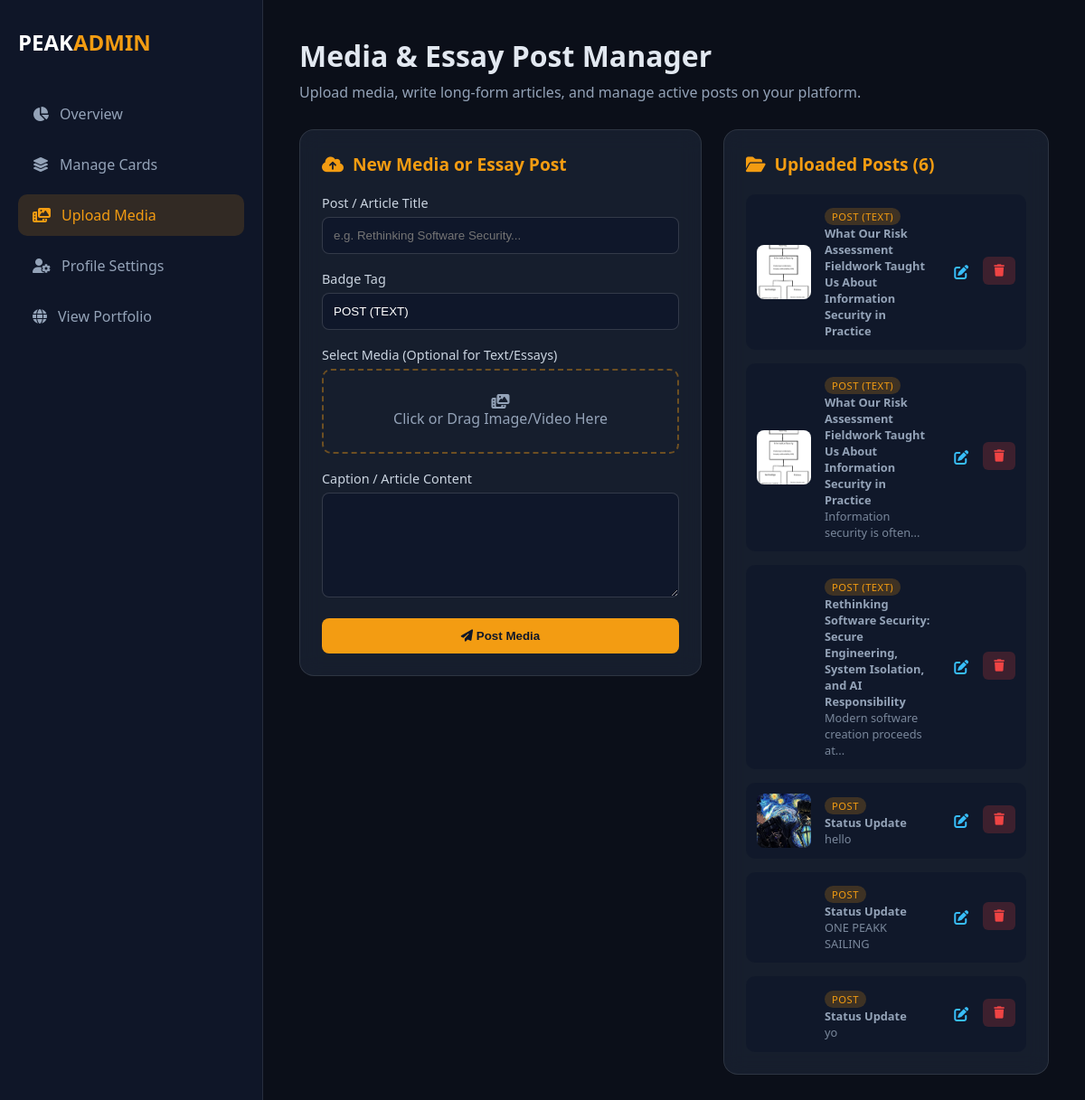
The app's page /dashboard/post (signed in), older data.
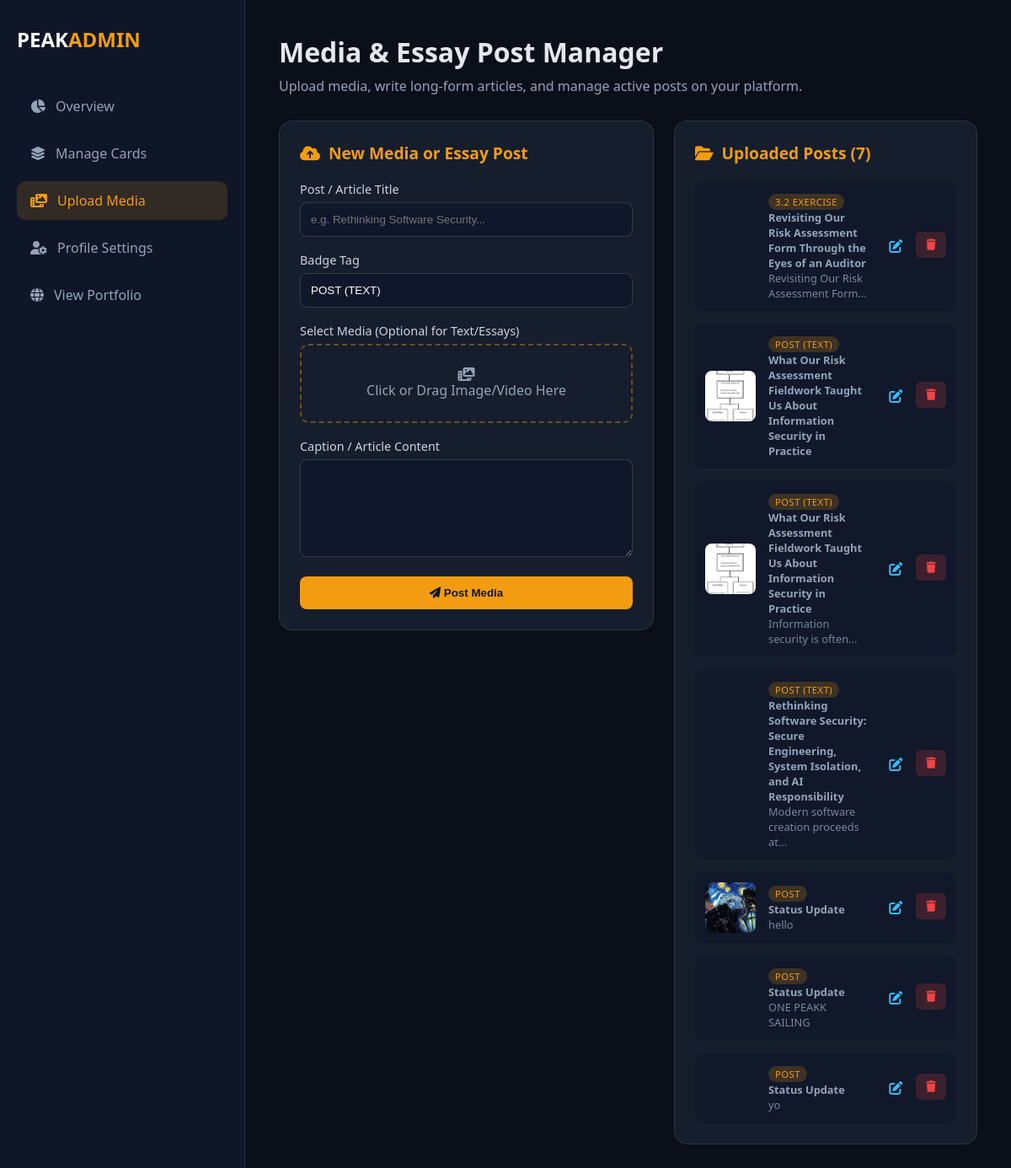
The same page, newer data.
### app.py (models this page shows)
class MediaUpload(db.Model):
    id = db.Column(db.Integer, primary_key=True)
    title = db.Column(db.String(100), nullable=True)
    caption = db.Column(db.Text, nullable=True)
    badge = db.Column(db.String(50), default="Featured")
    filename = db.Column(db.String(255), nullable=True)
    media_type = db.Column(db.String(10), nullable=True)
    created_at = db.Column(db.DateTime, default=datetime.utcnow)

### app.py (the view)
@app.route('/dashboard/post')
@login_required
def dashboard_post():
    edit_id = request.args.get('edit_id', type=int)
    edit_post = MediaUpload.query.get(edit_id) if edit_id else None
    uploads = MediaUpload.query.order_by(MediaUpload.id.desc()).all()
    return render_template('dashboard_post.html', uploads=uploads, edit_post=edit_post)

### app.py (called while the page is built)
@login_manager.user_loader
def load_user(user_id):
    return db.session.get(User, int(user_id))

### templates/dashboard_post.html (shortened to what this page needs)
<!DOCTYPE html>
<html lang="en">
<head>
    <link rel="stylesheet" href="https://cdnjs.cloudflare.com/ajax/libs/font-awesome/6.4.0/css/all.min.css">
    <link rel="stylesheet" href="{{ url_for('static', filename='css/dashboard.css') }}">
</head>
<body class="dashboard-body">
    <div class="dashboard-container">
        <aside class="dashboard-sidebar">
            <div class="brand">
                <h2>PEAK<span>ADMIN</span></h2>
            </div>
            <nav class="dash-nav">
                <a href="{{ url_for('dashboard') }}">
                    <i class="fa-solid fa-chart-pie"></i> Overview
                </a>
                <a href="{{ url_for('dashboard_cards') }}">
                    <i class="fa-solid fa-layer-group"></i> Manage Cards
                </a>
                <a href="{{ url_for('dashboard_post') }}" class="active">
                    <i class="fa-solid fa-photo-film"></i> Upload Media
                </a>
                <a href="{{ url_for('dashboard_profile_page') }}">
                    <i class="fa-solid fa-user-gear"></i> Profile Settings
                </a>
                <a href="{{ url_for('home') }}">
                    <i class="fa-solid fa-globe"></i> View Portfolio
                </a>
            </nav>
        </aside>
        <main class="dashboard-content">
            <header class="dash-header">
                <h1>Media & Essay Post Manager</h1>
                <p>Upload media, write long-form articles, and manage active posts on your platform.</p>
            </header>
            <div class="dash-grid">
                <div class="dash-card">
                    <h3>
                        <i class="fa-solid fa-cloud-arrow-up"></i>
                        {% if edit_post %}Edit Post / Essay{% else %}New Media or Essay Post{% endif %}
                    </h3>
                    <form action="{% if edit_post %}{{ url_for('update_media', upload_id=edit_post.id) }}{% else %}{{ url_for('upload_media') }}{% endif %}"
                          method="POST"
                          enctype="multipart/form-data"
                          class="dash-form">
                        <div class="form-group">
                            <label for="title">Post / Article Title</label>
                            <input type="text" id="title" name="title" class="form-control"
                                   placeholder="e.g. Rethinking Software Security..."
                                   value="{{ edit_post.title if edit_post else '' }}">
                        </div>
                        <div class="form-group">
                            <label for="badge">Badge Tag</label>
                            <input type="text" id="badge" name="badge" class="form-control"
                                   placeholder="e.g. POST (TEXT), Article, Essay"
                                   value="{{ edit_post.badge if edit_post else 'POST (TEXT)' }}">
                        </div>
                        <div class="form-group">
                            <label>Select Media (Optional for Text/Essays)</label>
                            <div class="file-upload-wrapper">
                                <div class="file-dummy">
                                    <i class="fa-solid fa-photo-film"></i>
                                    <span id="file-label">Click or Drag Image/Video Here</span>
                                </div>
                            </div>
                        </div>
                        <div class="form-group">
                            <label for="caption_editor">Caption / Article Content</label>
                            <textarea id="caption_editor" name="caption" rows="6">
                                {{ edit_post.caption if edit_post else '' }}
                            </textarea>
                        </div>
                        <div class="form-actions" style="margin-top: 15px;">
                            <button type="submit" class="btn-submit">
                                <i class="fa-solid fa-paper-plane"></i>
                                {% if edit_post %}Update Post{% else %}Post Media{% endif %}
                            </button>
                        </div>
                    </form>
                </div>
                <div class="dash-card">
                    <h3><i class="fa-solid fa-folder-open"></i> Uploaded Posts ({{ uploads|length if uploads else 0 }})</h3>
                    <div class="card-list">
                        {% if uploads %}
                            {% for item in uploads %}
                            <div class="card-item">
                                <div class="thumb-box">
                                    {% if item.filename %}
                                        {% if item.media_type == 'image' %}
                                            <img src="{{ url_for('static', filename='uploads/' + item.filename) }}" alt="Media">
                                        {% else %}
                                            <video src="{{ url_for('static', filename='uploads/' + item.filename) }}" muted></video>
                                        {% endif %}
                                    {% else %}
                                        <div style="display: flex; align-items: center; justify-content: center; height: 100%; background: #1e293b; color: #f59e0b;">
                                            <i class="fa-solid fa-file-lines" style="font-size: 1.5rem;"></i>
                                        </div>
                                    {% endif %}
                                </div>
                                <div class="card-info">
                                    <span class="badge">{{ item.badge or item.media_type|upper or 'POST' }}</span>
                                    <p><strong>{{ item.title or 'Untitled Post' }}</strong></p>
                                    <p style="font-size: 0.8rem; opacity: 0.8;">{{ item.caption|striptags|truncate(40) }}</p>
                                </div>
                                <div class="card-actions" style="display: flex; gap: 6px;">
                                    <a href="{{ url_for('dashboard_post', edit_id=item.id) }}" class="btn-edit" title="Edit Post" style="padding: 6px 10px; color: #38bdf8;">
                                        <i class="fa-solid fa-pen-to-square"></i>
                                    </a>
                                    <form action="{{ url_for('delete_media', upload_id=item.id) }}" method="POST" onsubmit="return confirm('Delete this media file?');" style="margin: 0;">
                                        <button type="submit" class="btn-delete" title="Delete Media">
                                            <i class="fa-solid fa-trash"></i>
                                        </button>
                                    </form>
                                </div>
                            </div>
                            {% endfor %}
                        {% else %}
                            <p class="empty-msg">No media uploads found. Use the form to post videos, images, or articles!</p>
                        {% endif %}
                    </div>
                </div>
            </div>
        </main>
    </div>
</body>
</html>

### static/css/dashboard.css (style rules this page uses)
body.dashboard-body { background-color: #0b0f19; color: #e2e8f0; font-family: 'Segoe UI', Tahoma, Geneva, Verdana, sans-serif; margin: 0; padding: 0; }
.dashboard-container { display: flex; min-height: 100vh; }
.dashboard-sidebar { width: 250px; background: rgba(15, 23, 42, 0.95); border-right: 1px solid rgba(255, 255, 255, 0.1); padding: 30px 20px; display: flex; flex-direction: column; }
.dashboard-sidebar .brand h2 { color: #ffffff; font-size: 1.5rem; margin: 0 0 40px 0; }
.dashboard-sidebar .brand span { color: #f39c12; }
.dash-nav a { display: flex; align-items: center; gap: 12px; color: #94a3b8; text-decoration: none; padding: 12px 16px; border-radius: 10px; margin-bottom: 10px; transition: all 0.2s ease; }
.dash-nav a:hover, .dash-nav a.active { background: rgba(243, 156, 18, 0.15); color: #f39c12; }
.dashboard-content { flex: 1; padding: 40px; overflow-y: auto; }
.dash-header { margin-bottom: 30px; }
.dash-header h1 { font-size: 2rem; margin: 0 0 8px 0; }
.dash-header p { color: #94a3b8; margin: 0; }
.dash-grid { display: grid; grid-template-columns: 1fr 1fr; gap: 30px; }
.dash-card { background: rgba(30, 41, 59, 0.6); backdrop-filter: blur(12px); border: 1px solid rgba(255, 255, 255, 0.1); border-radius: 16px; padding: 24px; }
.dash-card h3 { margin: 0 0 20px 0; font-size: 1.2rem; color: #f39c12; display: flex; align-items: center; gap: 10px; }
.dash-form .form-group { margin-bottom: 18px; }
.dash-form label { display: block; margin-bottom: 6px; font-size: 0.9rem; color: #cbd5e1; }
.dash-form input[type="text"], .dash-form textarea { width: 100%; padding: 12px; background: rgba(15, 23, 42, 0.8); border: 1px solid rgba(255, 255, 255, 0.15); border-radius: 8px; color: #ffffff; box-sizing: border-box; }
.file-upload-wrapper { position: relative; height: 90px; border: 2px dashed rgba(243, 156, 18, 0.4); border-radius: 10px; overflow: hidden; }
.file-dummy { display: flex; flex-direction: column; align-items: center; justify-content: center; height: 100%; color: #94a3b8; }
.btn-submit { width: 100%; padding: 12px; background: #f39c12; border: none; border-radius: 8px; color: #0f172a; font-weight: bold; cursor: pointer; transition: background 0.2s; }
.card-list { display: flex; flex-direction: column; gap: 15px; }
.card-item { display: flex; align-items: center; background: rgba(15, 23, 42, 0.7); padding: 12px; border-radius: 10px; gap: 15px; }
.thumb-box { width: 60px; height: 60px; border-radius: 8px; overflow: hidden; flex-shrink: 0; }
.thumb-box img { width: 100%; height: 100%; object-fit: cover; }
.card-info { flex: 1; }
.card-info .badge { font-size: 0.7rem; background: rgba(243, 156, 18, 0.2); color: #f39c12; padding: 2px 8px; border-radius: 12px; }
.card-info p { margin: 0; font-size: 0.8rem; color: #94a3b8; }
.btn-delete { background: rgba(239, 68, 68, 0.2); color: #ef4444; border: none; padding: 8px 12px; border-radius: 6px; cursor: pointer; transition: background 0.2s; }
.thumb-box video { width: 100%; height: 100%; object-fit: cover; border-radius: 8px; }
.card-info .badge { text-transform: uppercase; letter-spacing: 0.5px; }

### templates/dashboard_post.html (style rules this page uses)
.dashboard-content { overflow-x: hidden; width: 100%; box-sizing: border-box; }
.dash-grid { display: grid !important; grid-template-columns: minmax(0, 1fr) 360px !important; gap: 24px !important; align-items: start !important; width: 100% !important; }
.dash-card { min-width: 0 !important; position: relative !important; z-index: 1 !important; }

Row changes from the older to the newer data that the page shows:
added MediaUpload: badge "3.2 EXERCISE", title "Revisiting Our Risk Assessment Form Through the Eyes of an Auditor", caption "Revisiting Our Risk Assessment Form..."
Text that changed along with them:
{{ uploads|length if uploads else 0 }}: "6" → "7"
